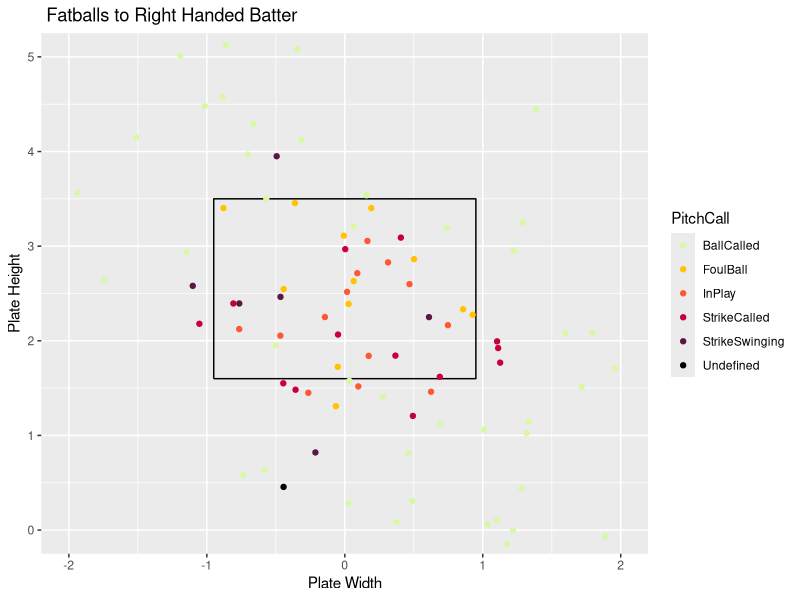
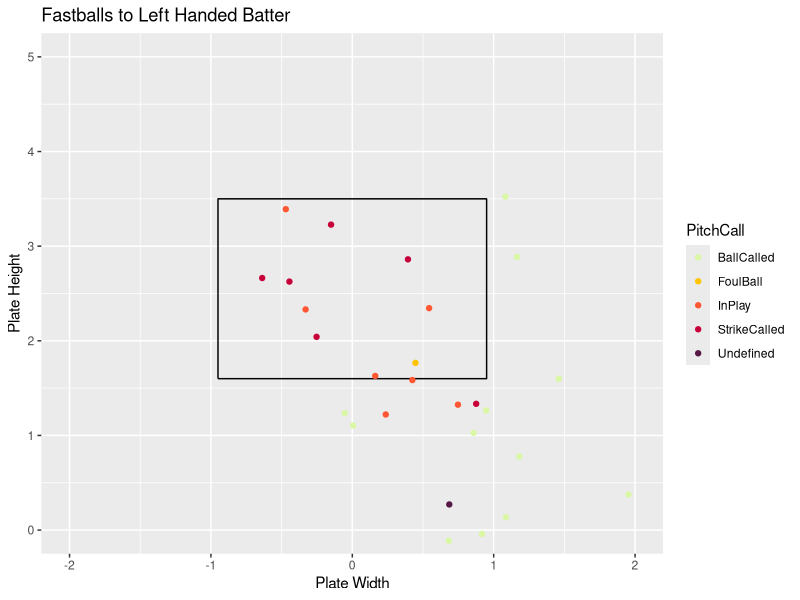

These charts were generated, in order, by the following R code:
## ---- chunk 1
knitr::opts_chunk$set(fig.align = "center", fig.width = 4, fig.height = 4, comment = NA, message = FALSE, warning = FALSE, echo = FALSE)
library(readr)
library(dplyr)
library(ggplot2)
library(tidyverse)
Master <- read_csv("Master.csv")
Pitcher <- Master %>%
  filter(Pitcher == "Hampton, Bobby")
x <- c(-.95,.95,.95,-.95,-.95)
z <- c(1.6,1.6,3.5,3.5,1.6)
sz <- data_frame(x, z)
## ---- chunk 2
FastballsThrownR <- Pitcher %>%
  filter(TaggedPitchType == "Fastball" & BatterSide == "Right" & RelSpeed)
ggplot() +
  geom_path(data = sz, aes(x = x, y = z)) +
  coord_equal() +
  xlab("Plate Width") +
  ylab("Plate Height") +
  ggtitle(" Fatballs to Right Handed Batter") +
  geom_point(data = FastballsThrownR,aes(x = PlateLocSide, y = PlateLocHeight, color = PitchCall)) +
  coord_cartesian(xlim = c(-2, 2), ylim = c(0, 5)) +
  scale_color_discrete(limits = c("StrikeSwinging" ,"StrikeCalled", "BallCalled", "HitByPitch", "InPlay", "FoulBall", "Undefined")) +
  scale_color_manual(values = c("#DAF7A6","#FFC300", "#FF5733", "#C70039", "#581845", "#000000", "#009E73"))
## ---- chunk 3
FastballsThrownL <- Pitcher %>%
  filter(TaggedPitchType == "Fastball" & BatterSide == "Left")
ggplot() +
  geom_path(data = sz, aes(x = x, y = z)) +
  coord_equal() +
  xlab("Plate Width") +
  ylab("Plate Height") +
  ggtitle("Fastballs to Left Handed Batter") +
  geom_point(data = FastballsThrownL,aes(x = PlateLocSide, y = PlateLocHeight, color = PitchCall)) +
  coord_cartesian(xlim = c(-2, 2), ylim = c(0, 5)) +
  scale_color_discrete(limits = c("StrikeSwinging" ,"StrikeCalled", "BallCalled", "HitByPitch", "InPlay", "FoulBall", "Undefined")) +
  scale_color_manual(values = c("#DAF7A6","#FFC300", "#FF5733", "#C70039", "#581845", "#000000", "#009E73"))
